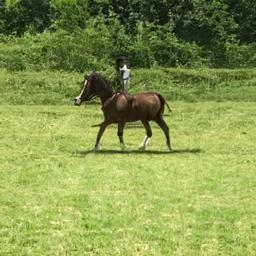
#> input picture assets/mosaic/filler_images/20200420 202959_horse.jpg, 256 x 256 px
$ python anime_effect.py --image '../assets/mosaic/filler_images/20200420 202959_horse.jpg'
#> lines starting #> are read from the running program, lines starting #| are printed output that depends on the picture; after the words box and inside, x2 and y2 are one past the last pixel; in counts of white or black regions, pixels touching at a corner belong together
#> further down, image is the input picture: shape (256, 256, 3); mean B, G, R 79, 152.1, 135.2
from scipy import stats  # statistical tools from SciPy
import numpy as np       # matrix manipulation
import cv2               # image processing
import argparse          # command-line arguments
from collections import defaultdict
from tqdm import tqdm    # progress bar
import time


# K-means algorithm to cluster the histogram of image
# Value of K is auto-selected
def animefy(input_image, old=0):
#> called with old = 1
    output = np.array(input_image)
    x, y, channel = output.shape
#> x = 256; y = 256; channel = 3

    # Apply bilateral filter on each channel
    for i in range(channel):
        output[:, :, i] = cv2.bilateralFilter(output[:, :, i], 5, 50, 50)
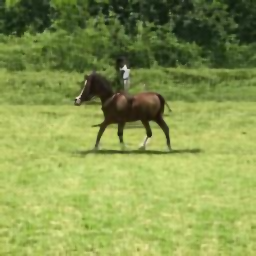
#> output: shape (256, 256, 3); mean B, G, R 78.4, 151.6, 134.7

    # Edge detection
    edge = cv2.Canny(output, 100, 200)
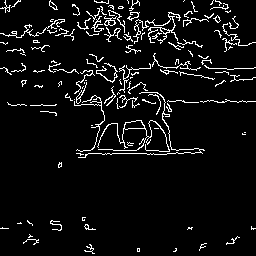
#> edge: shape (256, 256); 6.1% white in thin lines or dots

    # Convert image to HSV
    output = cv2.cvtColor(output, cv2.COLOR_RGB2HSV)
#> output: shape (256, 256, 3); mean H, S, V 82.2, 125.9, 152

    # Create HSV histograms
    hists = [
        np.histogram(output[:, :, 0], bins=181, range=(0, 180))[0],
        np.histogram(output[:, :, 1], bins=256, range=(0, 255))[0],
        np.histogram(output[:, :, 2], bins=256, range=(0, 255))[0]
    ]

    Collect = []
    for h in tqdm(hists, desc="Progress 1 of 2"):
        Collect.append(KHist(h))
#> this loop made 3 passes
#> after the loop, Collect = [[82], [46, 87, 110, 123, 141, 172], [63, 128, 196]]

    output = output.reshape((-1, channel))
    for i in tqdm(range(channel), desc="Progress 2 of 2"):
        channel1 = output[:, i]
        index = np.argmin(np.abs(channel1[:, np.newaxis] - Collect[i]), axis=1)
        output[:, i] = Collect[i][index]
    output = output.reshape((x, y, channel))
#> output: shape (256, 256, 3); mean H, S, V 82, 125.3, 151.6
    output = cv2.cvtColor(output, cv2.COLOR_HSV2RGB)
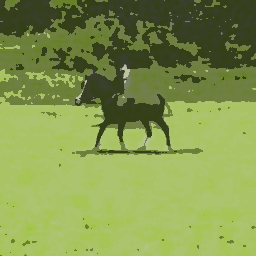
#> output: shape (256, 256, 3); mean B, G, R 77.8, 151.6, 131.5

    # Find and draw contours on the filtered image
    contours, _ = cv2.findContours(edge, cv2.RETR_EXTERNAL, cv2.CHAIN_APPROX_NONE)
#> contours = 124 contours, 115 with area under 20; largest, box (x1, y1, x2, y2) and area: (97, 120, 170, 152) 170, (133, 12, 181, 44) 95, (104, 16, 117, 26) 48, (76, 82, 87, 104) 38, (0, 19, 65, 38) 38
    cv2.drawContours(output, contours, -1, 0, thickness=1)
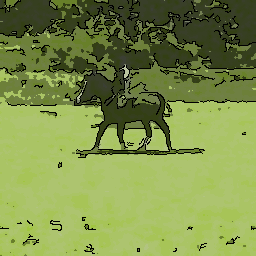
#> output: shape (256, 256, 3); 6.08% of pixels changed, all inside (x1, y1, x2, y2) = (0, 0, 256, 254)

    # Convert to other color spaces
    output_bgr = cv2.cvtColor(output, cv2.COLOR_RGB2BGR)
    output2 = cv2.cvtColor(output_bgr, cv2.COLOR_BGR2XYZ)
#> output2: shape (256, 256, 3); mean of channels 0, 1, 2 104.9, 128.4, 137.9
    output3 = cv2.cvtColor(output_bgr, cv2.COLOR_BGR2HLS)
#> output3: shape (256, 256, 3); mean of channels 0, 1, 2 76.9, 109.8, 97.7

    if old == 0:
        return output, output2, output3
    else:
        output1 = output.copy()
        output = np.array(output, dtype=np.float64)
        output = cv2.transform(output, np.matrix([
            [0.272, 0.534, 0.131],
            [0.349, 0.686, 0.168],
            [0.393, 0.769, 0.189]
        ]))
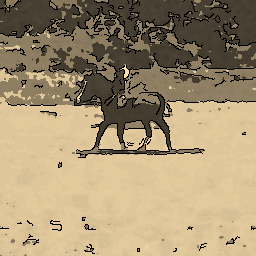
#> output: shape (256, 256, 3) float64; mean B, G, R 113.9, 146.3, 164.2
        output[np.where(output > 255)] = 255
        output = np.array(output, dtype=np.uint8)
        return output1, output2, output3, output


def update_C(C, histogram):
    while True:
        groups = defaultdict(list)
        for i in range(len(histogram)):
            if histogram[i] == 0:
                continue
            d = np.abs(C - i)
            index = np.argmin(d)
            groups[index].append(i)

        new_C = np.array(C)
        for i, indice in groups.items():
            if np.sum(histogram[indice]) == 0:
                continue
            new_C[i] = int(np.sum(indice * histogram[indice]) / np.sum(histogram[indice]))

        if np.sum(new_C - C) == 0:
            break
        C = new_C
    return C, groups


def KHist(hist):
    alpha = 0.001  # p-value threshold
    N = 80         # minimum group size
    C = np.array([128])

    while True:
        C, groups = update_C(C, hist)
        new_C = set()

        for i, indice in groups.items():
            if len(indice) < N:
                new_C.add(C[i])
                continue

            if len(hist[indice]) >= 8:
                _, pval = stats.normaltest(hist[indice])
            else:
                pval = 1.0

            if pval < alpha:
                left = 0 if i == 0 else C[i - 1]
                right = len(hist) - 1 if i == len(C) - 1 else C[i + 1]
                delta = right - left
                if delta >= 3:
                    new_C.add((C[i] + left) / 2)
                    new_C.add((C[i] + right) / 2)
                else:
                    new_C.add(C[i])
            else:
                new_C.add(C[i])

        if len(new_C) == len(C):
            break
        else:
            C = np.array(sorted(new_C))
    return C


if __name__ == '__main__':
    ap = argparse.ArgumentParser()
    ap.add_argument("-i", "--image", required=True, help="Path to input image")
    args = vars(ap.parse_args())

    image = cv2.imread(args["image"])
    if image is None:
        raise ValueError("Error: Cannot read image. Check the file path.")

    start_time = time.time()
    print("Wait, work is in progress...")
    output, _, _, _ = animefy(image, 1)
    end_time = time.time()
    print('Processing time: {:.2f}s'.format(end_time - start_time))

    cv2.imwrite("assets/anime_effect.jpg", output)
    print("Your results are ready!")

$ run again, on assets/mosaic/filler_images/20200420 204425_artwork.jpg
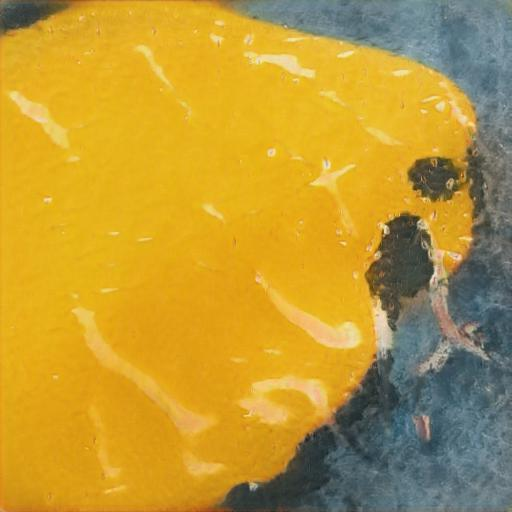
#> input picture assets/mosaic/filler_images/20200420 204425_artwork.jpg, 512 x 512 px
#> image is the input picture: shape (512, 512, 3); mean B, G, R 53.1, 153.7, 190.5
#> in animefy, `edge = cv2.Canny(output, 100, 200)`:
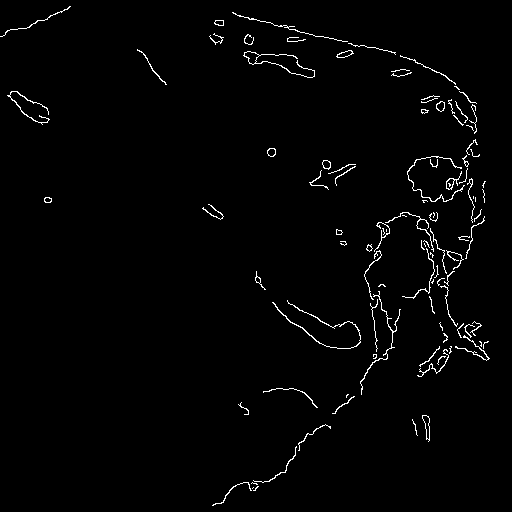
#> edge: shape (512, 512); 1.6% white in thin lines or dots
#> the loop in animefy, `for h in tqdm(hists, desc="Progress 1 of 2"):` made 3 passes
#> after the loop in animefy, `for h in tqdm(hists, desc="Progress 1 of 2"):`: Collect = [[24, 97, 103], [39, 77, 166, 224], [84, 133, 227]]
#> contours = 102 contours, 81 with area under 20; largest, box (x1, y1, x2, y2) and area: (243, 51, 315, 78) 135, (422, 415, 430, 442) 94, (272, 300, 361, 349) 71, (446, 171, 462, 190) 70, (336, 50, 354, 58) 68
#> output2: shape (512, 512, 3); mean of channels 0, 1, 2 110.8, 136.9, 197.5
#> output3: shape (512, 512, 3); mean of channels 0, 1, 2 81.1, 119.3, 152.7
#> in animefy, `output = np.array(output, dtype=np.uint8)`:
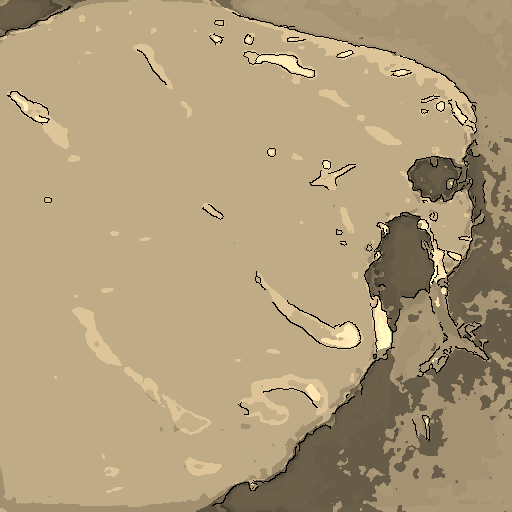
#> output: shape (512, 512, 3); mean B, G, R 122, 156.9, 175.4

$ run again, on assets/mosaic/filler_images/20200420 204818_picsum.jpg
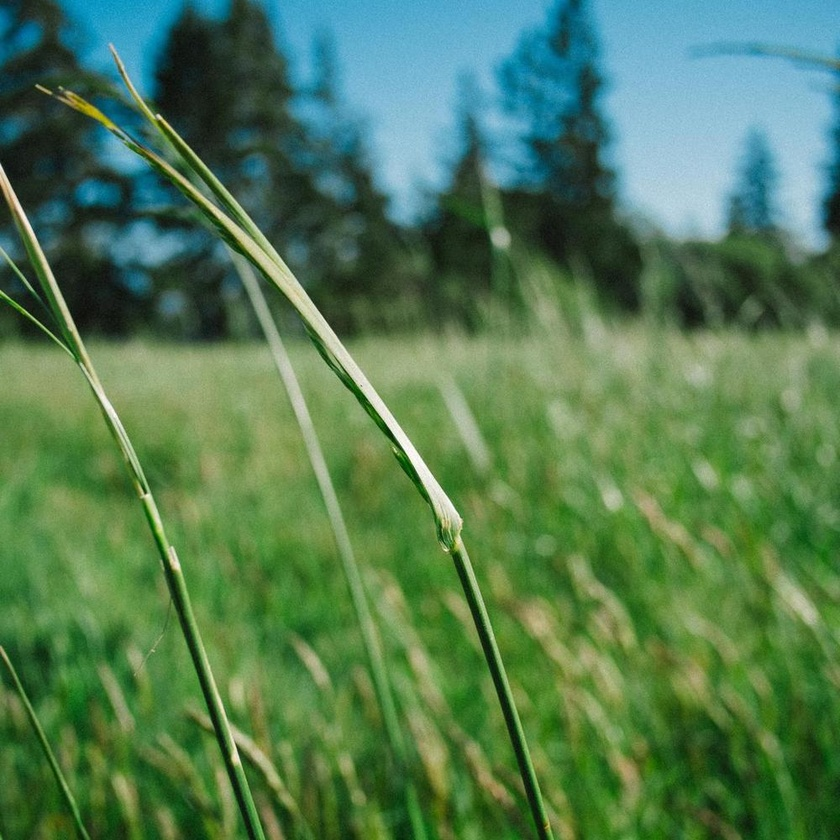
#> input picture assets/mosaic/filler_images/20200420 204818_picsum.jpg, 840 x 840 px, shrunk from 1000 x 1000 before the run
#> image is the input picture: shape (840, 840, 3); mean B, G, R 84.3, 123.9, 82.3
#> in animefy, `edge = cv2.Canny(output, 100, 200)`:
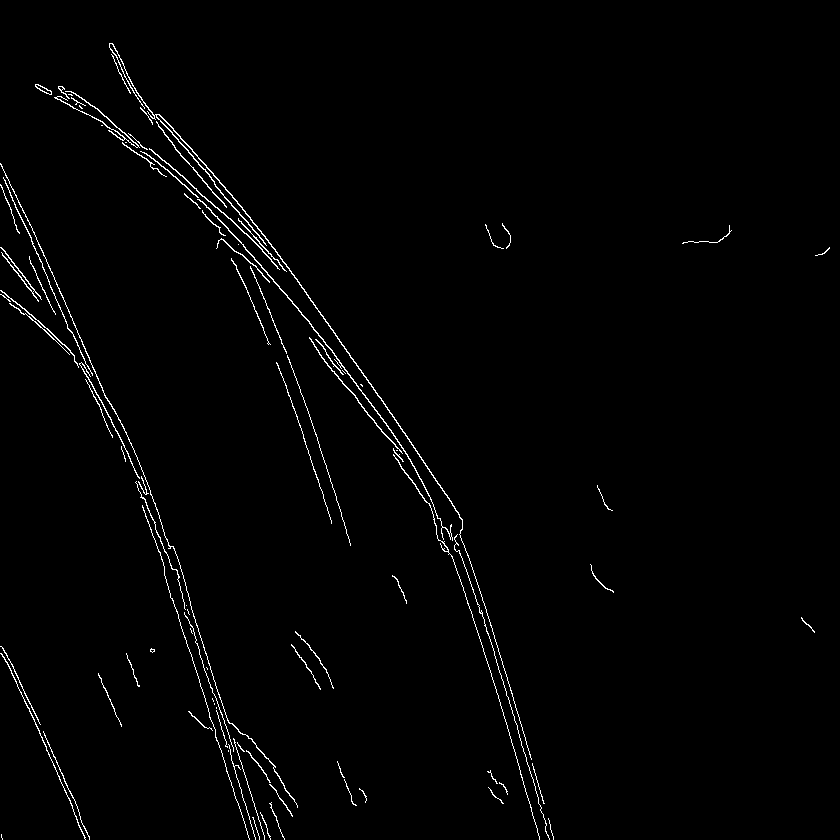
#> edge: shape (840, 840); 1.4% white in thin lines or dots
#> the loop in animefy, `for h in tqdm(hists, desc="Progress 1 of 2"):` made 3 passes
#> after the loop in animefy, `for h in tqdm(hists, desc="Progress 1 of 2"):`: Collect = [[25, 70], [64, 97, 132, 167, 213], [67, 134, 195]]
#> contours = 92 contours, 63 with area under 20; largest, box (x1, y1, x2, y2) and area: (109, 43, 532, 760) 476, (197, 199, 453, 541) 244, (0, 163, 298, 808) 146, (149, 148, 280, 270) 116, (54, 91, 140, 148) 102
#> output2: shape (840, 840, 3); mean of channels 0, 1, 2 91.2, 110.4, 89.5
#> output3: shape (840, 840, 3); mean of channels 0, 1, 2 58.3, 94.2, 95.8
#> in animefy, `output = cv2.transform(output, np.matrix([ [0.272, 0.534, 0.131], [0.3..`:
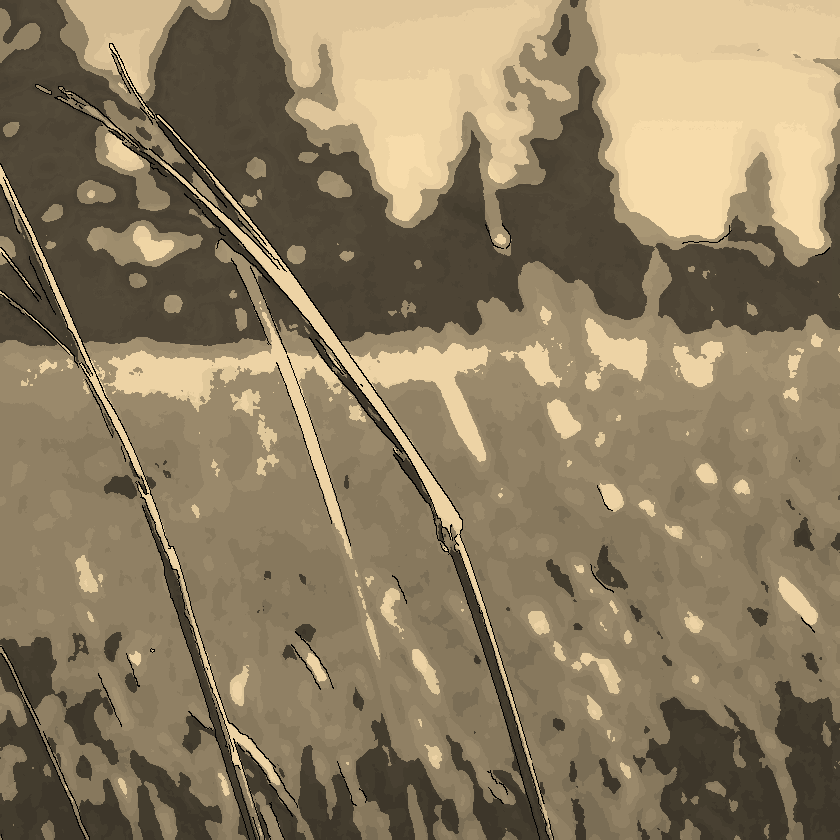
#> output: shape (840, 840, 3) float64; mean B, G, R 97.6, 125.3, 140.7
